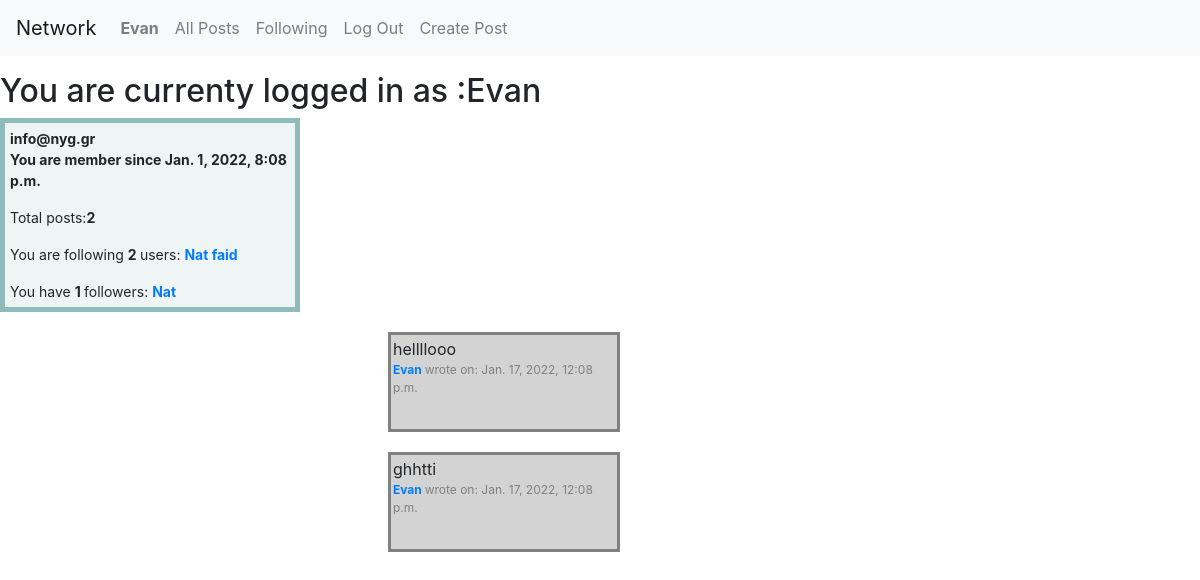
Page /profile/1 (signed in) on the earlier database version.
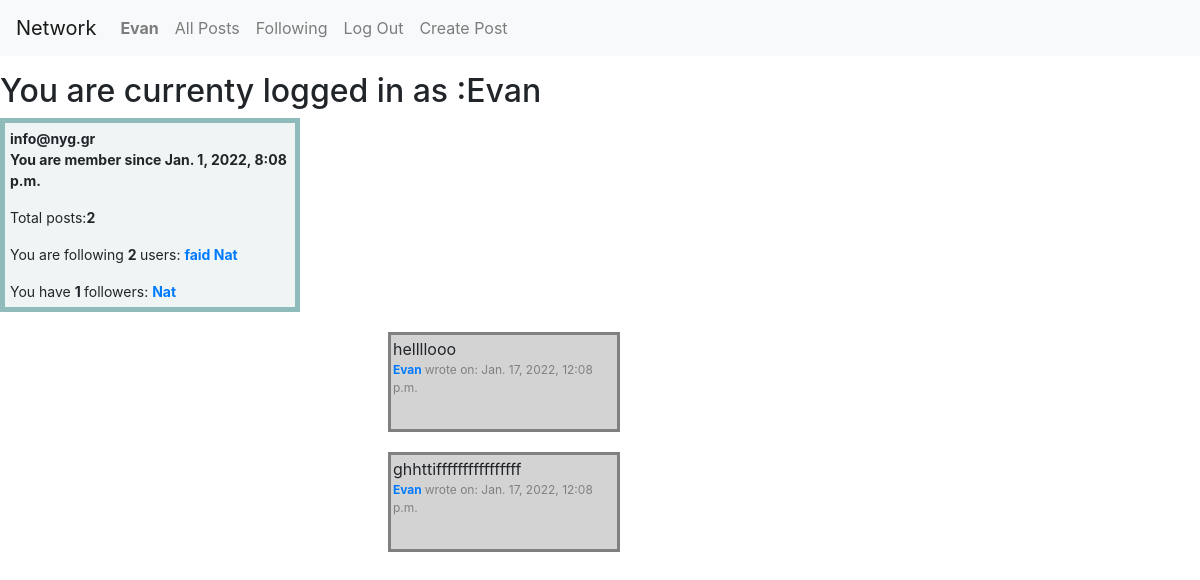
Same page on the later database version.
### network/models.py (models this page shows, shortened)
class User(AbstractUser):
    email=models.EmailField(max_length=254)
    date_joined = models.DateTimeField(default=timezone.now)
    following = models.ManyToManyField("User", blank="TRUE", related_name="followers")
    def __str__(self):
        return f"{self.username}"

class Mypost(models.Model):
    description=models.CharField(max_length=300)
    created_date=models.DateTimeField(default=now, editable=False)
    owner=models.ForeignKey(User, on_delete=models.CASCADE, null="TRUE", blank="TRUE")
    likes = models.ManyToManyField(User, blank="TRUE", related_name="likers")
    objects = MypostManager()

### network/views.py (the view, shortened to what this page needs)
# urls.py: path("profile/<int:user_id>", views.profile, name="profile"),
@login_required
def profile(request, user_id):
    current_user = request.user
    targ_user = User.objects.get(id=user_id)
    user_posts=Mypost.objects.filter(owner_id=user_id)
    user_posts_count=user_posts.count()
    myfollowinglist = current_user.followers.all()
    followinglist=targ_user.followers.all()
    followerslist=User.objects.filter(followers=user_id)
    no_of_followers=len(followerslist)
    no_of_following=len(followinglist)
    print(current_user,"Your followers are", followerslist)
    print(current_user,"You r following",myfollowinglist)
    if targ_user in followinglist:
        print(request.user,"you are following user", targ_user)
    created_date = timezone.now()
    if request.method=="POST" and "unfollow" in request.POST:
        targ_user.following.remove(current_user)
        followerslist = User.objects.filter(followers=user_id)
        no_of_followers = len(followerslist)
        print(current_user,"Now you are following", myfollowinglist)
        print(targ_user, "has these followers", followerslist)
        return render(request, "network/profile.html", {"targ_user": targ_user, "followinglist": followinglist,
                                                        "user_posts":user_posts,"user_posts_count":user_posts_count,
                                                        "no_of_following":no_of_following,"followerslist": followerslist,
                                                        "no_of_followers":no_of_followers, "myfollowinglist":myfollowinglist})
    else:
        return render(request, "network/profile.html", {"targ_user": targ_user, "followinglist": followinglist,
                                                        "user_posts":user_posts,"user_posts_count":user_posts_count,
                                                        "no_of_following":no_of_following,"followerslist": followerslist,
                                                        "no_of_followers":no_of_followers, "myfollowinglist":myfollowinglist})

### network/templates/network/profile.html (shortened to what this page needs)
{% extends "network/layout.html" %}
{% block body %}
{% ifequal request.user targ_user %}
 <h2>You are currenty logged in as :{{user.username}}</h2>
<div class= "prof"><strong> {{user.email}}</strong>
    <p><strong> You are member since {{user.date_joined}}</strong></p>
Total posts:<strong>{{user_posts_count}}</strong>
       You are following <strong>{{no_of_following}} </strong> users:
        {% for fol in followinglist %}
            <strong> <a href="{% url 'profile' fol.id %}" > {{fol.username}} </a></strong>
        {% endfor %}
          You have  <strong>{{no_of_followers}} </strong> followers:
        {% for fol in followerslist %}
      <strong> <a href="{% url 'profile' fol.id %}" > {{fol.username}} </a></strong>
        {% endfor %}
</div>
<p>
    {% endifequal %}
{% for user_post in user_posts %}
<ul>
<div class="post">{{user_post.description}}
    <p style= "color:grey; font-size:12px;"> <strong><a href="{% url 'profile' targ_user.id %}" > {{targ_user.username}} </strong></a> wrote on: {{user_post.created_date}} </p>
</div>
</ul>
{% endfor %}
{% endblock %}

### network/templates/network/layout.html (shortened to what this page needs)
{% load static %}
<!DOCTYPE html>
<html lang="en">
    <head>
        <link rel="stylesheet" href="https://stackpath.bootstrapcdn.com/bootstrap/4.4.1/css/bootstrap.min.css">
        <link href="{% static 'network/styles.css' %}" rel="stylesheet">
    </head>
    <body>
        <nav class="navbar navbar-expand-lg navbar-light bg-light">
            <a class="navbar-brand" href="#">Network</a>
            <div>
              <ul class="navbar-nav mr-auto">
                {% if user.is_authenticated %}
                    <li class="nav-item">
                        <a class="nav-link" href="{% url 'profile' user.id %}" ><strong>{{ user.username }}</strong></a>
                    </li>
                {% endif %}
                <li class="nav-item">
                  <a class="nav-link" href="{% url 'index' %}">All Posts</a>
                </li>
                {% if user.is_authenticated %}
                    <li class="nav-item">
                        <a class="nav-link" href="#">Following</a>
                    </li>
                    <li class="nav-item">
                        <a class="nav-link" href="{% url 'logout' %}">Log Out</a>
                    </li>
                  <li class="nav-item">
                        <a class="nav-link" href="{% url 'create_post' %}">Create Post</a>
                    </li>
                {% endif %}
              </ul>
            </div>
          </nav>
        <div class="body">
            {% block body %}
            {% endblock %}
        </div>
    </body>
</html>

Differences in the rows shown:
shown differently, row unchanged: User "faid": moves up the list
changed Mypost: description "ghhtti" → "ghhttiffffffffffffffff"
